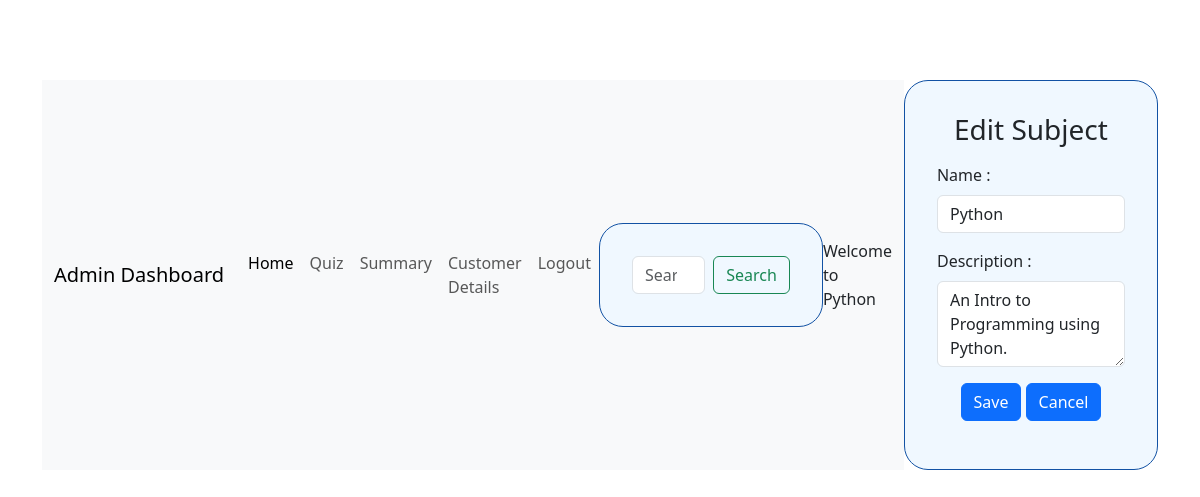
The page /admin_dashboard/2/edit_subject/Python on the database as committed earlier.
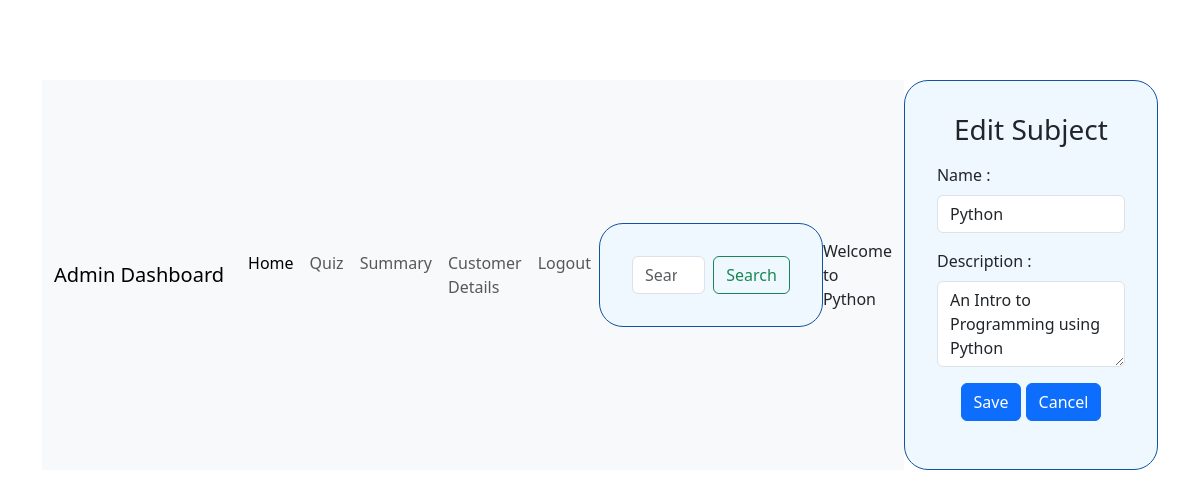
The same page on the database as committed later.
### backend/models.py (models this page shows)
class Subject(db.Model):
  __tablename__="subject"
  sub_id=db.Column(db.Integer, primary_key=True, nullable=False)
  name=db.Column(db.String, nullable=False)
  description=db.Column(db.String)
  chapters=db.relationship("Chapter", cascade="all,delete", backref="subject", lazy=True)

### backend/controllers.py (the view)
@app.route("/admin_dashboard/<int:subject_id>/edit_subject/<string:name>", methods=['GET','POST'])
def edit_subject(subject_id,name):
  if request.method=='POST':
    subject = db.session.query(Subject).filter(Subject.sub_id == subject_id).first()
    name=request.form.get("name")
    description=request.form.get("description")
    subject.name=name
    subject.description=description
    db.session.commit()
    return redirect('/admin_dashboard/'+"/"+str(name))
  elif(request.method=='GET'):
    subject = db.session.query(Subject).filter(Subject.sub_id == subject_id).first()
    return render_template('edit_subject.html',subject=subject, name=name)

### templates/edit_subject.html (shortened to what this page needs)
<!DOCTYPE html>
<html lang="en">
<head>
  <link href="https://cdn.jsdelivr.net/npm/bootstrap@5.3.3/dist/css/bootstrap.min.css" rel="stylesheet">
  <link href="static/style/login.css" rel="stylesheet">
</head>
<body>
  <div class="container main-container">
    <nav class="navbar navbar-expand-lg bg-body-tertiary">
      <div class="container-fluid">
        <a class="navbar-brand" href="#">Admin Dashboard</a>
        <div class="collapse navbar-collapse" id="navbarSupportedContent">
          <ul class="navbar-nav me-auto mb-2 mb-lg-0">
            <li class="nav-item">
              <a class="nav-link active" aria-current="page" href="#">Home</a>
            </li>
            <li class="nav-item">
              <a class="nav-link" href="#">Quiz</a>
            </li>
            <li class="nav-item">
              <a class="nav-link" href="#">Summary</a>
            </li>
            <li class="nav-item">
              <a class="nav-link" href="#">Customer Details</a>
            </li>
            <li class="nav-item">
              <a class="nav-link" href="#">Logout</a>
            </li>
          </ul>
          <form class="d-flex" role="search" method="POST" action="">
            <input class="form-control me-2" type="search" placeholder="Search" aria-label="Search">
            <button class="btn btn-outline-success" type="submit">Search</button>
          </form>
          <span class="nav=text">
            Welcome to {{name}}
          </span>
        </div>
      </div>
    </nav>
    <form method="POST" action="/admin_dashboard/{{subject.sub_id}}/edit_subject/{{name}}">
      <div class="mb-3 center"><h3>Edit Subject</h3></div>
      <div class="mb-3">
        <label for="name" class="form-label">Name : </label>
        <input type="text" class="form-control" id="name" name="name" aria-describedby="subjectName"value="{{subject.name}}">
      </div>
      <div class="mb-3">
        <label for="description" class="form-label">Description : </label>
        <textarea class="form-control" id="description" name="description" rows="3" value="">{{subject.description}}</textarea>
      </div>
      <div class="mb-3 center">
        <button type="submit" class="btn btn-primary">Save</button>
        <a onclick="window.location.href='/admin_dashboard/{{name}}'" type="Button" class="btn btn-primary">Cancel</a>
      </div>
    </form>
</div>
</body>
</html>

Rows that differ between the two databases and show on the page:
changed Subject "Python": description "An Intro to Programming using Python." → "An Intro to Programming using Python"
